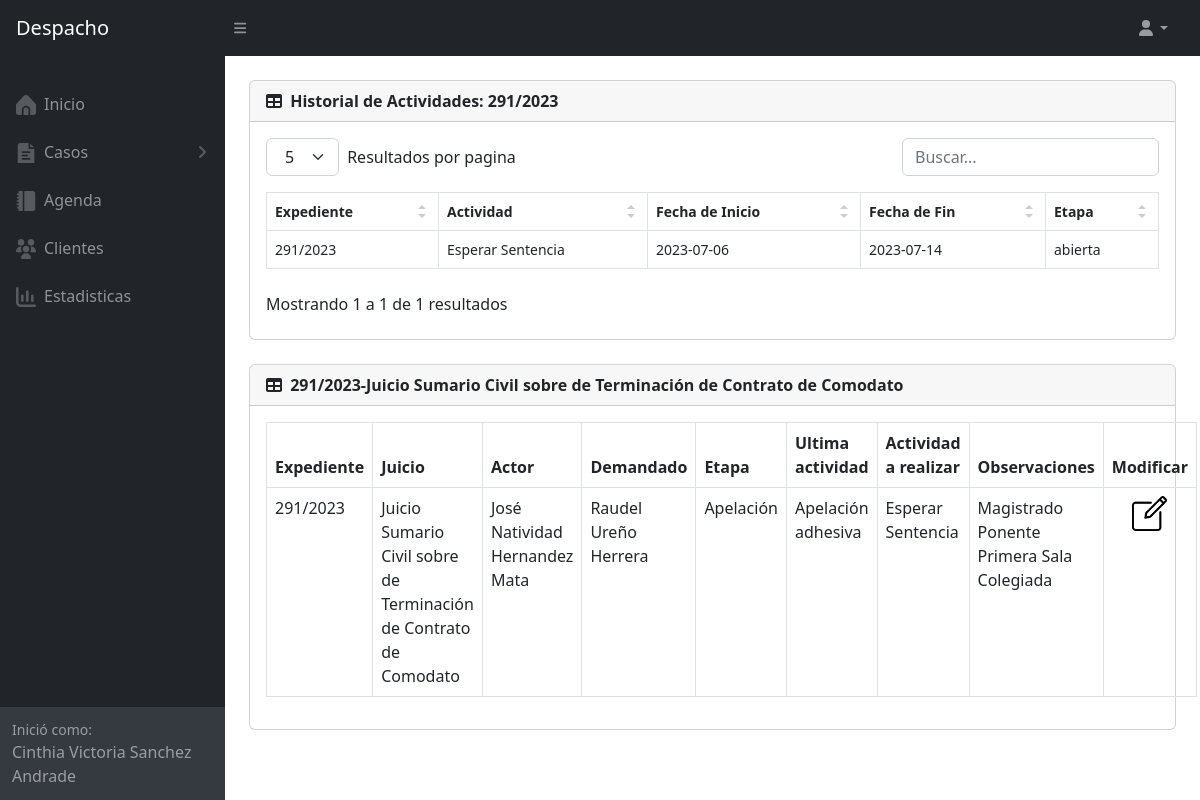
/PAGINADESPACHO/expediente.php?e=291/2023 (signed in), run on the app's committed database.
### tables this page shows
CREATE TABLE `histact` (
  `idhist` int(11) NOT NULL AUTO_INCREMENT,
  `expediente` varchar(100) NOT NULL,
  `id_usuario` int(11) NOT NULL,
  `Actividad` varchar(1500) NOT NULL,
  `f_ini` date NOT NULL,
  `f_fin` date NOT NULL,
  `etapa` varchar(15) NOT NULL,
  PRIMARY KEY (`idhist`),
  KEY `expediente` (`expediente`),
  KEY `id_usuario` (`id_usuario`),
  CONSTRAINT `histact_ibfk_1` FOREIGN KEY (`expediente`) REFERENCES `caso` (`expediente`),
  CONSTRAINT `histact_ibfk_2` FOREIGN KEY (`id_usuario`) REFERENCES `usuarios` (`id_usuario`)
);

CREATE TABLE `caso` (
  `expediente` varchar(100) NOT NULL,
  `juicio` varchar(1000) NOT NULL,
  `actor` varchar(1000) NOT NULL,
  `demandado` varchar(3000) NOT NULL,
  `u_act` varchar(1000) NOT NULL,
  `etapa` varchar(400) NOT NULL,
  `a_por_realizar` varchar(1000) NOT NULL,
  `observaciones` varchar(1500) NOT NULL,
  `tipo` varchar(15) NOT NULL,
  `f_inicio` datetime NOT NULL,
  `f_fin` datetime NOT NULL,
  `estado` varchar(30) NOT NULL,
  PRIMARY KEY (`expediente`)
);

### PAGINADESPACHO/expediente.php (the view, shortened to what this page needs)
<?php
include_once("conexion.php");
if(empty($_SESSION['Idusuario'])){header("location: index.php");}else{
?>
<!DOCTYPE html>
<html>
<head>
        <link href="css/datatables.css" rel="stylesheet" />
        <link href="css/styles.css" rel="stylesheet" />
</head>
<body class="sb-nav-fixed">
        <nav class="sb-topnav navbar-a navbar-expand navbar-dark bg-dark-a">
            <a class="navbar-brand ps-3-a" href="inicio.php">Despacho</a>
            <button class="btn btn-link btn-sm order-1 order-lg-0 me-4 me-lg-0" id="sidebarToggle" href="#!"><i class="fas fa-bars"></i></button>
            <ul class="navbar-nav ms-auto ms-md-0 me-3 me-lg-4">
                <li class="nav-item dropdown">
                    <a class="nav-link dropdown-toggle" id="navbarDropdown" href="#" role="button" data-bs-toggle="dropdown" aria-expanded="false"><i class="fas fa-user fa-fw"></i></a>
                </li>
            </ul>
        </nav>
        <div id="layoutSidenav">
            <div id="layoutSidenav_nav">
                <nav class="sb-sidenav accordion sb-sidenav-dark" id="sidenavAccordion">
                    <div class="sb-sidenav-menu">
                        <div class="nav">
                        <a class="nav-link" href="inicio.php">
                            </a>
                            <a class="nav-link" href="inicio.php">
                                <div class="sb-nav-link-icon"><img src="assets/img/home.png" height="20px" width="20px"></div>
                                Inicio
                            </a>
                              <a class="nav-link collapsed" href="#" data-bs-toggle="collapse" data-bs-target="#collapsePages" aria-expanded="false" aria-controls="collapsePages">
                                <div class="sb-nav-link-icon"><img src="assets/img/doc.png" height="20px" width="20px"></div>
                                Casos
                                <div class="sb-sidenav-collapse-arrow"><i class="fas fa-angle-down"></i></div>
                            </a>
                            <a class="nav-link" href="agenda.php">
                                <div class="sb-nav-link-icon"><img src="assets/img/agenda.png" height="20px" width="20px"></i></div>
                                Agenda
                            </a>
                            <a class="nav-link" href="involucrados.php?clas=Actor">
                                <div class="sb-nav-link-icon"><img src="assets/img/usuarios.png" height="20px" width="20px"></i></div>
                                Clientes
                            </a>
?><a class="nav-link" href="esta.php" >
                                <div class="sb-nav-link-icon"><img src="assets/img/stats.png" height="20px" width="20px"></div>
                                Estadisticas
                            </a>
                        </div>
                    </div>
                    <div class="sb-sidenav-footer">
                        <div class="small">Inició como:</div>
                        <?php
                        $nombre=$_SESSION['nombre'];
                        $amaterno=$_SESSION['amaterno'];
                        $apaterno=$_SESSION['apaterno'];
                        echo $nombre." ".$apaterno." ".$amaterno;
                        ?>
                    </div>
                </nav>
            </div>
            <div id="layoutSidenav_content">
    <main>
    <br>
        <div class="container-fluid px-4">
            <div class="card mb-4">
                <div class="card-header">
                    <i class="fas fa-table me-1"></i>
                    <b> Historial de Actividades: <?php
                    $expediente = $_GET["e"];
                    echo $expediente; ?></b>
                </div>
                <div class="card-body">
                    <table id="datatablesSimple" class="table table-bordered">
                        <thead>
                            <tr>
                                <th>Expediente</th>
                                <th>Actividad</th>
                                <th>Fecha de Inicio</th>
                                <th>Fecha de Fin</th>
                                <th>Etapa</th>
                            </tr>
                        </thead>
                        <tbody>
                            <?php
                            $sql = "SELECT * FROM histact WHERE expediente='$expediente' ORDER BY f_fin ASC";
                            $result = mysqli_query($conexion, $sql);
                            while ($row = mysqli_fetch_array($result)) {
                            ?>
                                <tr>
                                    <td><?php echo $row['expediente'] ?></td>
                                    <td><?php echo $row['Actividad'] ?></td>
                                    <td><?php echo $row['f_ini'] ?></td>
                                    <td><?php echo $row['f_fin'] ?></td>
                                    <td><?php echo $row['etapa'] ?></td>
                                </tr>
                            <?php
                            }
                            ?>
                        </tbody>
                    </table>
                </div>
            </div>
        </div>
        <div class="container-fluid px-4">
            <div class="card mb-4">
                <div class="card-header">
                    <i class="fas fa-table me-1"></i>
                    <?php
                    $sql = "SELECT * FROM caso WHERE expediente = '$expediente'";
                    $result = mysqli_query($conexion, $sql);
                    while ($mostrar = mysqli_fetch_array($result)) {
                    ?>
                    <b><?php echo $mostrar['expediente'], "-", $mostrar['juicio']; ?></b>
                </div>
                <div class="card-body">
                    <table id="datatablesSimple" class="table table-bordered">
                        <thead>
                            <tr>
                                <th>Expediente</th>
                                <th>Juicio</th>
                                <th>Actor</th>
                                <th>Demandado</th>
                                <th>Etapa</th>
                                <th>Ultima actividad</th>
                                <th>Actividad a realizar</th>
                                <th>Observaciones</th>
                                <th>Modificar</th>
                            </tr>
                        </thead>
                        <tbody>
                            <tr>
                                <td class="celdas_tablas"><?php echo $mostrar['expediente'] ?></td>
                                <td class="celdas_tablas"><?php echo $mostrar['juicio'] ?></td>
                                <td class="celdas_tablas"><?php echo $mostrar['actor'] ?></td>
                                <td class="celdas_tablas"><?php echo $mostrar['demandado'] ?></td>
                                <td class="celdas_tablas"><?php echo $mostrar['etapa'] ?></td>
                                <td class="celdas_tablas"><?php echo $mostrar['u_act'] ?></td>
                                <td class="celdas_tablas"><?php echo $mostrar['a_por_realizar'] ?></td>
                                <td class="celdas_tablas"><?php echo $mostrar['observaciones'] ?></td>
                                <td class="celdas_tablas"><center>  <a href="editar.php?expediente=<?php echo $mostrar['expediente'];?>"> <img width="35px" src="assets/img/edicion.png"> </a>   </center></td>
                            </tr>
                            <?php
                            }
                            ?>
                        </tbody>
                    </table>
                </div>
            </div>
        </div>
    </main>
</div>
</body>
</html>
<?php } ?>

### PAGINADESPACHO/css/datatables.css (style rules this page uses)
.datatable-table { max-width:100%;width:100%;border-spacing:0;border-collapse:separate }

### data on the page
histact: expediente "291/2023", Actividad "Esperar Sentencia", f_ini "2023-07-06", f_fin "2023-07-14", etapa "abierta"
caso: expediente "291/2023", juicio "Juicio Sumario Civil sobre de Terminación de Contrato de Comodato", actor "José Natividad Hernandez Mata", demandado "Raudel Ureño Herrera", etapa "Apelación", u_act "Apelación adhesiva", a_por_realizar "Esperar Sentencia", observaciones "Magistrado Ponente Primera Sala Colegiada"

### other printed values
$nombre "Cinthia Victoria"
$apaterno "Sanchez"
$amaterno "Andrade"
$expediente "291/2023"
